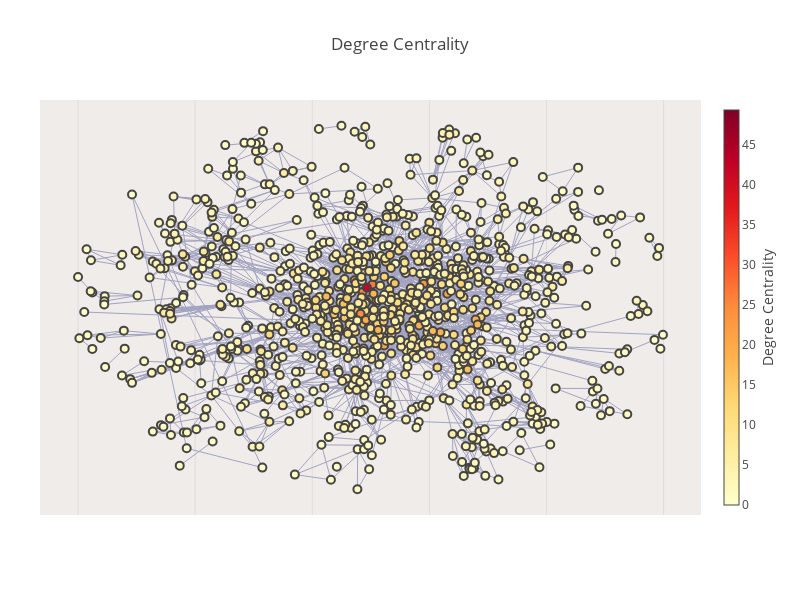

The notebook cell saved with this chart:
### Markdown cell above
## Degree Centrality

### Code cell
init_notebook_mode(connected=True)
fig = plot_ly(subgraph, "Degree Centrality", measures[0], "Degree", colorscale='YIOrRd')
iplot(fig, filename="Degree Centrality")

### Figure 1 — Plotly figure (JSON) as saved in the notebook; plotly's stock layout.template omitted (floating-point values rounded to 4 significant figures; data arrays with more than 128 entries replaced by an {"elided": "..."} marker saying what was removed)
{"data": [{"hoverinfo": "none", "line": {"color": "#a3a3c2", "width": 1}, "mode": "lines", "type": "scatter", "x": {"elided": "8490 float values"}, "y": {"elided": "8490 float values"}}, {"hoverinfo": "text", "marker": {"color": {"elided": "998 float values"}, "colorbar": {"thickness": 15, "title": "Degree Centrality", "titleside": "right", "xanchor": "left"}, "colorscale": "YIOrRd", "line": {"width": 2}, "reversescale": true, "showscale": true, "size": 8}, "mode": "markers", "name": "", "opacity": 1, "text": {"elided": "998 str values"}, "type": "scatter", "x": {"elided": "998 float values"}, "y": {"elided": "998 float values"}}], "layout": {"autosize": false, "font": {}, "height": 600, "hovermode": "closest", "margin": {"b": 85, "l": 40, "pad": 0, "r": 40, "t": 100}, "plot_bgcolor": "#EFECEA", "showlegend": false, "title": "Degree Centrality", "width": 800, "xaxis": {"showline": false, "showticklabels": false, "title": "", "titlefont": {"color": "#7f7f7f", "size": 14}, "zeroline": false}, "yaxis": {"showgrid": false, "showline": false, "showticklabels": false, "title": "", "zeroline": false}}}
